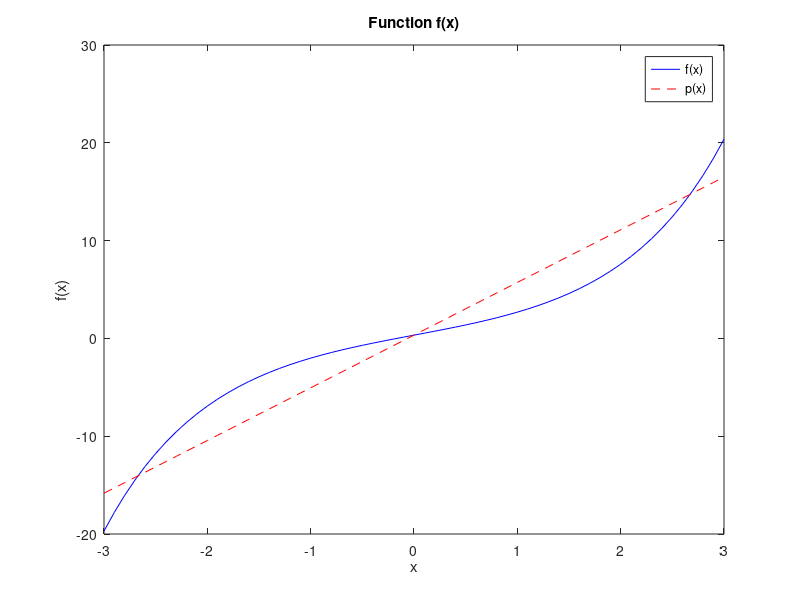

MATLAB code for this plot:
% 16-811 Fall 2019
% Emma Benjaminson
% Assignment 3, Resubmit 1
% Problem 1

%% 

clear all ; clc ; close all ; 

%% 

x = -3:0.1:3 ; 
fx = (1/3) + 2*sinh(x) ;
x0 = zeros(length(x)) ; 
interp = 5.3872*x + (1/3) ; 

fig1 = figure(1) ;
plot(x, fx, '-b') ; 
hold on 
plot(x, interp, '--r') ; 
title('Function f(x)') ; xlabel('x') ; ylabel('f(x)') ; 
legend('f(x)', 'p(x)') ; 

ex_inf = abs(2*sinh(x) - 5.3872*x) ; 
ex_inf = max(ex_inf) 


